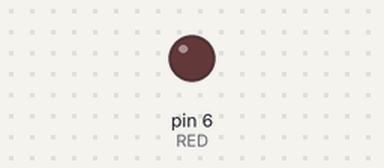
Recording of a sketch running on a simulated Arduino Uno, built with avr-gcc and run on an emulated ATmega328P. Shown: output pins drawn as LEDs (lit = HIGH). What the sketch prints to the serial monitor is not drawn.

Above: at 0.02 s.
Timing chart, 0 to 3.0 s (numbered marks = the images above):
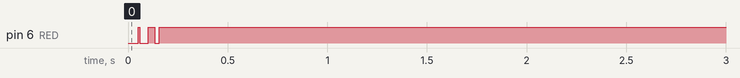

The sketch:

_1WorkingQueueDiffTask.ino
```cpp
#include <Arduino_FreeRTOS.h>
#include "queue.h"


#define RED     6
#define YELLOW  7
#define GREEN   8

typedef int TaskProfiler;
TaskProfiler  senderTaskProfiler;
TaskProfiler  receiverTaskProfiler;

QueueHandle_t yearQueue;


void setup(){
  Serial.begin(9600);
  pinMode(RED, OUTPUT);
  yearQueue = xQueueCreate(5, sizeof(int32_t));

  xTaskCreate(vSenderTask, "Sender Task 1", 128, (void *)2020, 1, NULL);
  xTaskCreate(vSenderTask, "Sender Task 2", 128, (void *)1999, 1, NULL);

  xTaskCreate(vReceiverTask, "Receiver Task", 128, NULL, 2, NULL);
}


void vSenderTask(void *pvParameters){

  BaseType_t qStatus;
  int32_t value2Send;

  value2Send = (int32_t)pvParameters;

  while(1){
    delay(50);
    qStatus = xQueueSend(yearQueue, &value2Send, 0);

    if(qStatus != pdPASS){
      Serial.println("Could not send to the queue!");
    }else{
      Serial.println("Send to the queue!");
    }
    digitalWrite(RED, HIGH);
  }
}

void vReceiverTask(void *pvParameters){
  BaseType_t qStatus;
  int32_t valueReceived;

  const TickType_t xTicksToWait = pdMS_TO_TICKS(100);

  while(1){
    delay(50);
    qStatus = xQueueReceive(yearQueue, &valueReceived, xTicksToWait);

    if(qStatus == pdPASS){
      Serial.print("Data received successfully!");
      Serial.println(valueReceived);
    }else{
      Serial.print("Could not receive from queue!");
    }
    digitalWrite(RED, LOW);
  }
}

void loop(){


}
```

Measured:
- by itself, pin 6 (RED): alternates HIGH for 0.02 s and LOW for 0.03 s, 5 changes in all, then stays HIGH
